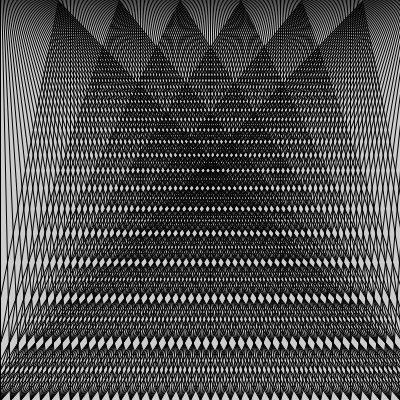
Frame 1 (no input)
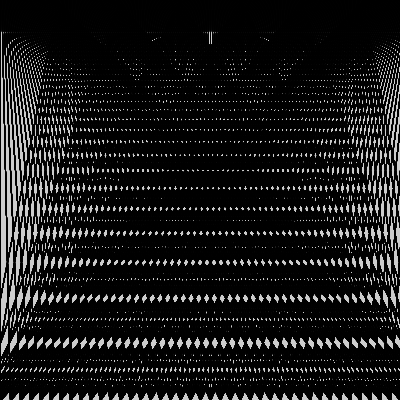
Frame 60 (the mouse pressed at the canvas centre just before this capture)
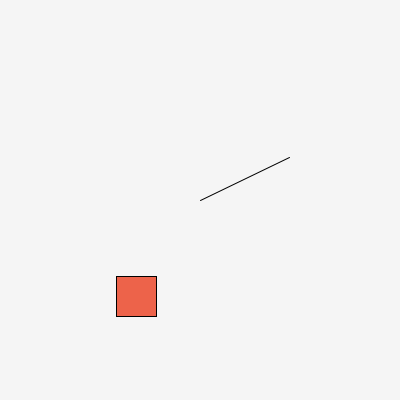
Frame 120 (the mouse held since frame 60 and released just before this capture)

The Processing sketch that drew these frames (run headless with seeded random() and noise(); from frame 60 on, the mouse is pressed at the canvas centre):

// Processing sketch: processing_22306
// ── processing_22306.pde

void setup() {
size(400,400);
}


void draw() {



for (int i = -20; i < 450; i = i + 10) {
  for (int j = 0; j < 450; j = j + 70) {
   line(j, -60, i, 400); 
    
  }
}

if (mousePressed) {
 background(random(100,255));
 line( mouseX, mouseY, random(0,400), random(0,400));
 rect( random(0,300), random(0,300), 40, 40);
 fill(237, 99, 74);
}
}                               
